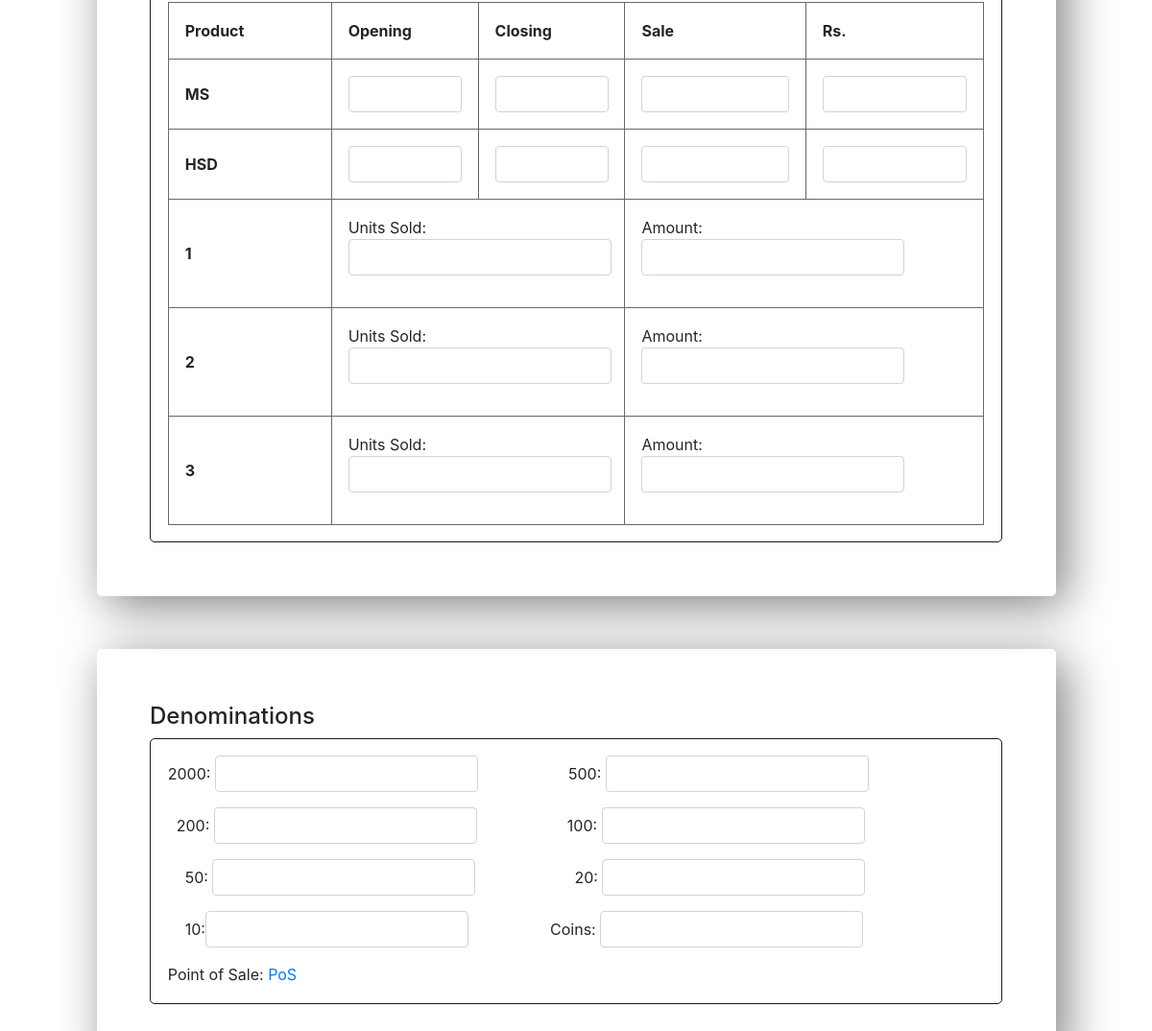
Before: /addreport (signed in, lower part) with the older database file.
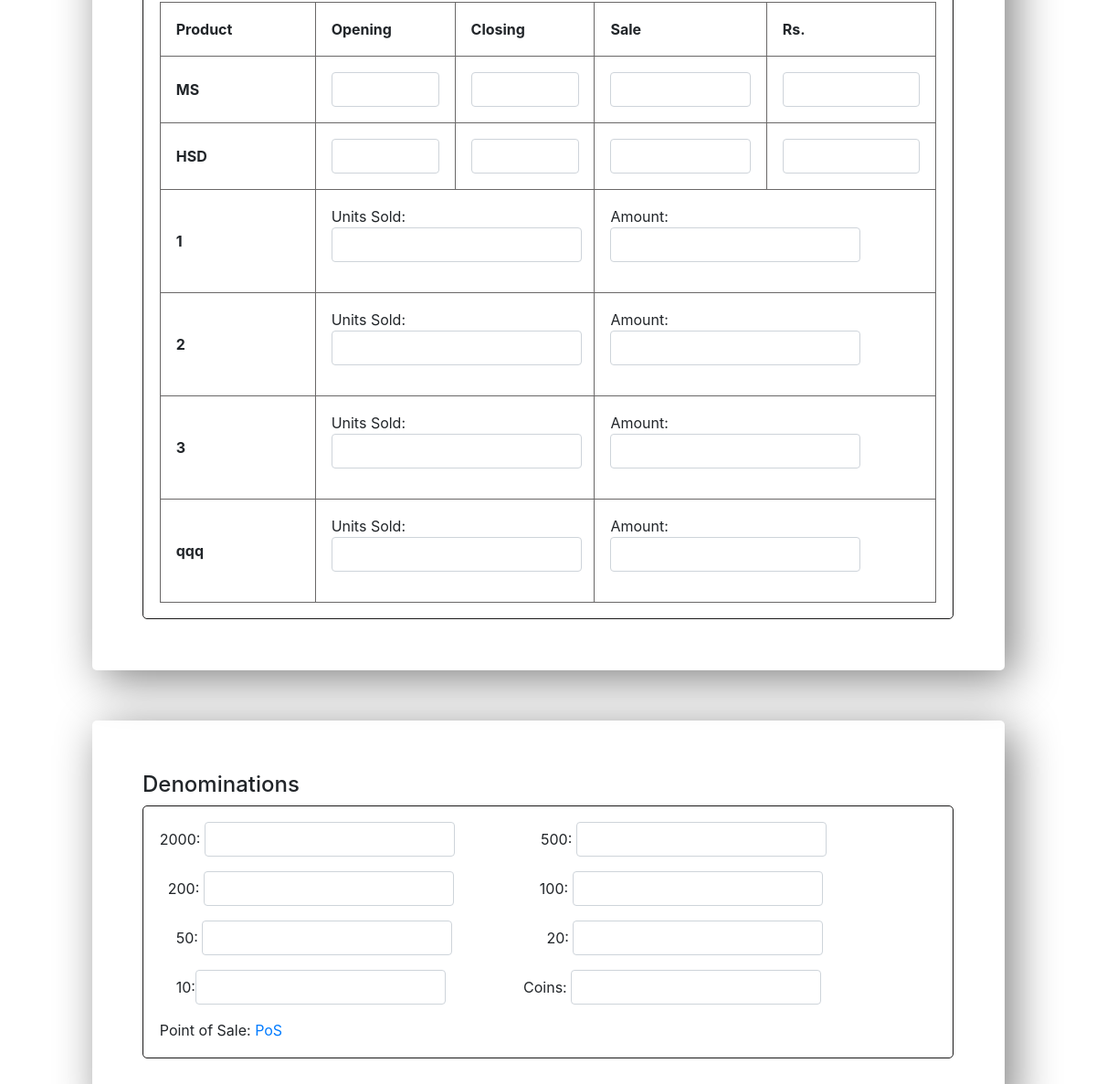
After: the same page with the newer database file.
### website/models.py (models this page shows)
class inventory(db.Model):
    inv_id = db.Column(db.Integer, primary_key = True)
    name = db.Column(db.String(150))
    stock = db.Column(db.Integer)
    price = db.Column(db.Integer)

### website/views.py (the view, shortened to what this page needs)
@views.route('/addreport', methods=['GET','POST'])
@login_required
def addreport():
    items = inventory.query.all()
    date = request.form.get("date")
    emp_id = request.form.get("emp_id")
    bay = request.form.get("bay")
    shift = request.form.get("shift")
    ms_opening = request.form.get("ms_opening")
    ms_closing = request.form.get("ms_closing")
    ms_sales = request.form.get("ms_sales")
    ms_amount = request.form.get("ms_amount")
    hsd_opening = request.form.get("hsd_opening")
    hsd_closing = request.form.get("hsd_closing")
    hsd_sales = request.form.get("hsd_sales")
    hsd_amount = request.form.get("hsd_amount")
    two_thousand = request.form.get("two_thousand")
    five_hundred = request.form.get("five_hundred")
    two_hundred = request.form.get("two_hundred")
    one_hundred = request.form.get("one_hundred")
    fifty = request.form.get("fifty")
    twenty = request.form.get("twenty")
    ten = request.form.get("ten")
    coins = request.form.get("coins")
    stotal = request.form.get("stotal")
    ctotal = request.form.get("ctotal")
    diff = request.form.get("diff")
    sales1=sales.query.all()
    employees = employee.query.all()
    den = denomination.query.all()
    print(sales1)
    print(den)
    return render_template("addreport.html",user=current_user, employees=employees, items=items)

### website/templates/addreport.html (shortened to what the changed rows need)
{% extends 'base.html' %}
{% block content %}
<head>
</head>
<form method="POST">
      <div
            style="margin: 5%; margin-top: 2%; border: black 2px; padding: 5%; border-radius: 5px; box-shadow: 10px 10px 50px grey">
            <div style="border: solid rgb(27, 26, 26) 1px; border-radius: 5px; padding: 2%;">
                  <table>
                        <tr>
                              <th style="width: 20%;">
                                    Product
                              </th>
                              <th>
                                    Opening
                              </th>
                              <th>
                                    Closing
                              </th>
                              <th>
                                    Sale
                              </th>
                              <th>
                                    Rs.
                              </th>
                        </tr>
                        <tr>
                              <th class="w-auto">
                                    MS &nbsp;
                              </th>
                        </tr>
                        <tr>
                              <th class="w-auto">
                                    HSD &nbsp;
                              </th>
                        </tr>
                        {% for item in items %}
                        <tr>
                              <th>
                                    {{item.name}}
                              </th>
                              <td colspan="2">
                                    <div class="form-group form-inline">
                                          <label for="units_sold">Units Sold:&nbsp;</label>
                                          <input type="text" class="form-control" id="units_sold{{item.inv_id}}" name="units_sold{{item.inv_id}}"
                                                style="margin-right: 10%;" />
                                    </div>
                              </td>
                              <td colspan="2">
                                    <div class="form-group form-inline">
                                          <label for="units_sale">Amount:&nbsp;</label>
                                          <input type="text" class="form-control" id="units_sale{{item.inv_id}}" name="units_sale{{item.inv_id}}"
                                                style="margin-right: 10%;"/>
                                    </div>
                              </td>
                        </tr>
                        {% endfor %}
                  </table>
            </div>
      </div>
      </div>
{% endblock %}

Changed rows visible on the page:
added inventory: name "qqq"
